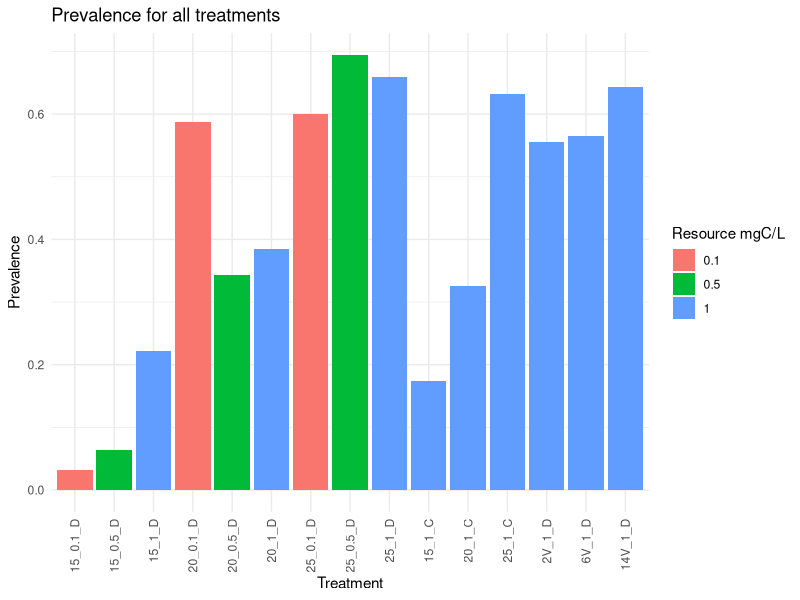
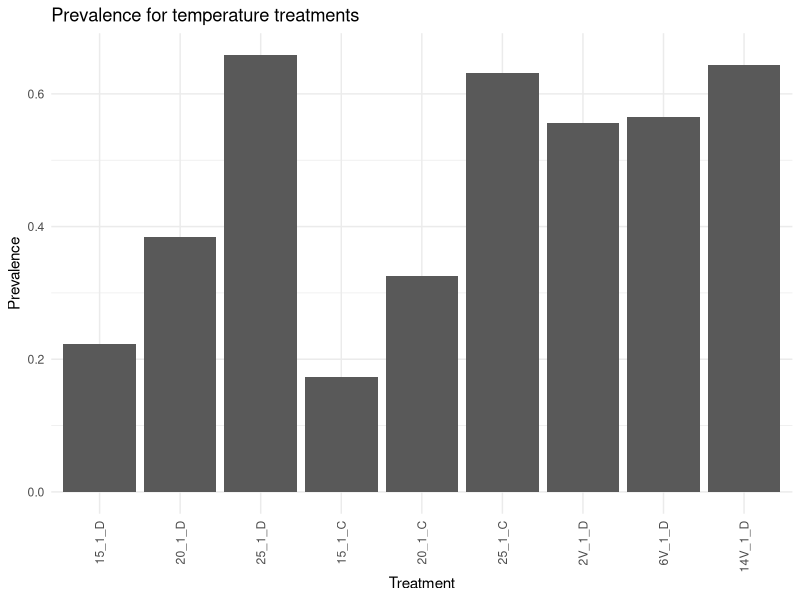
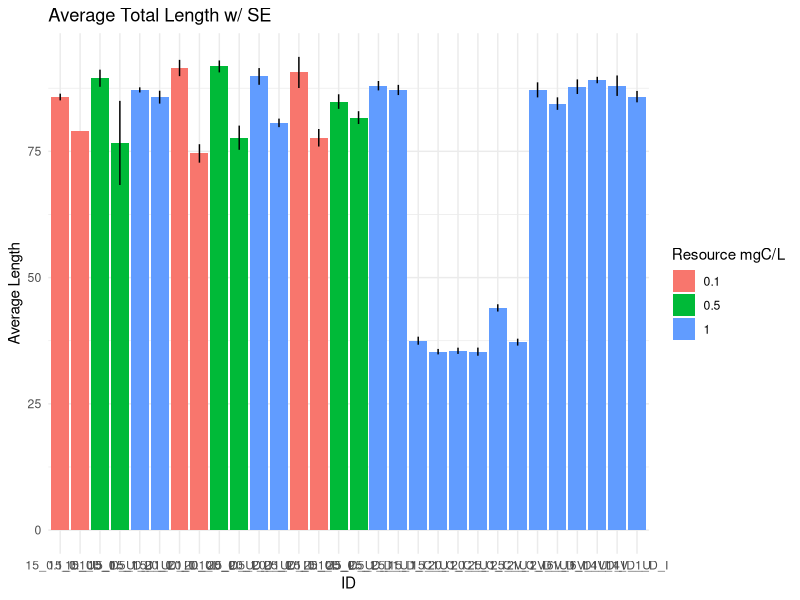
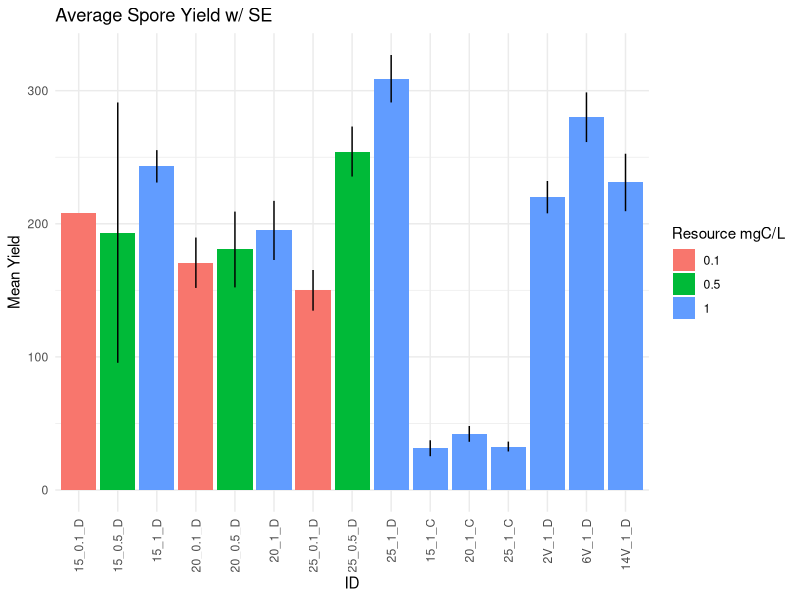
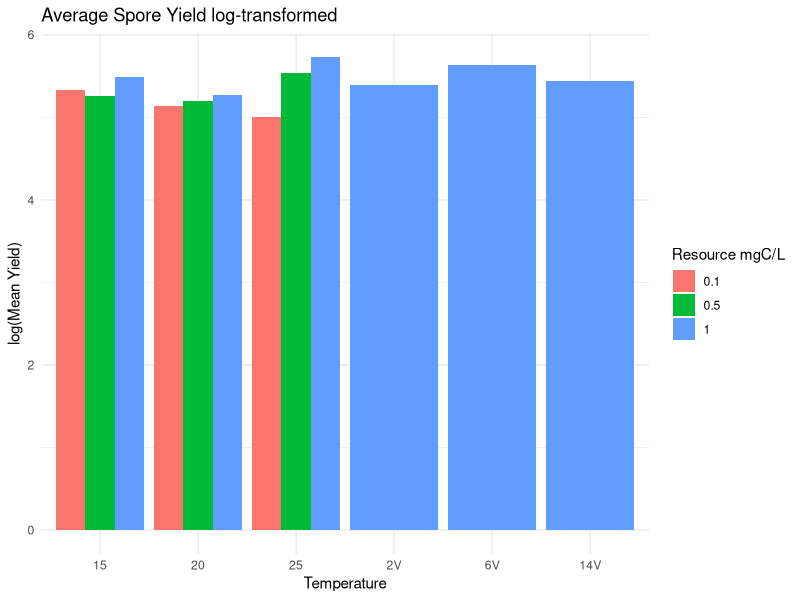
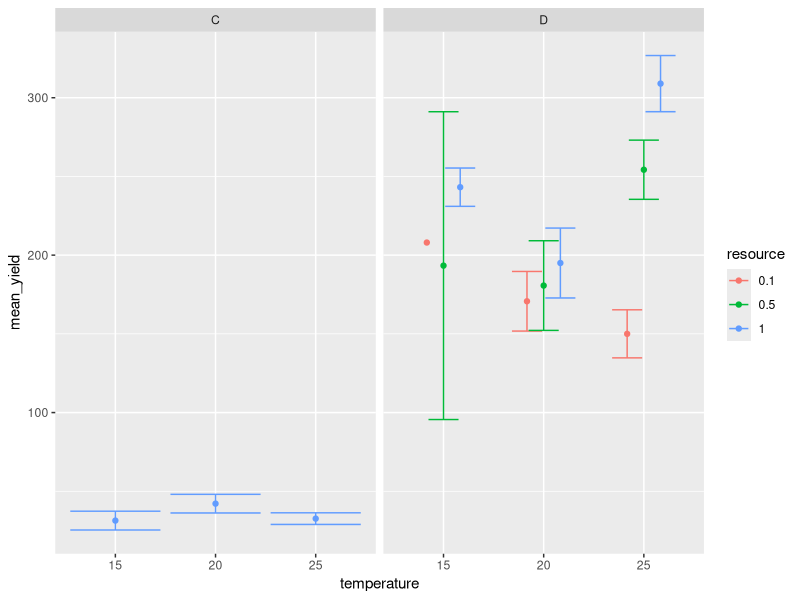
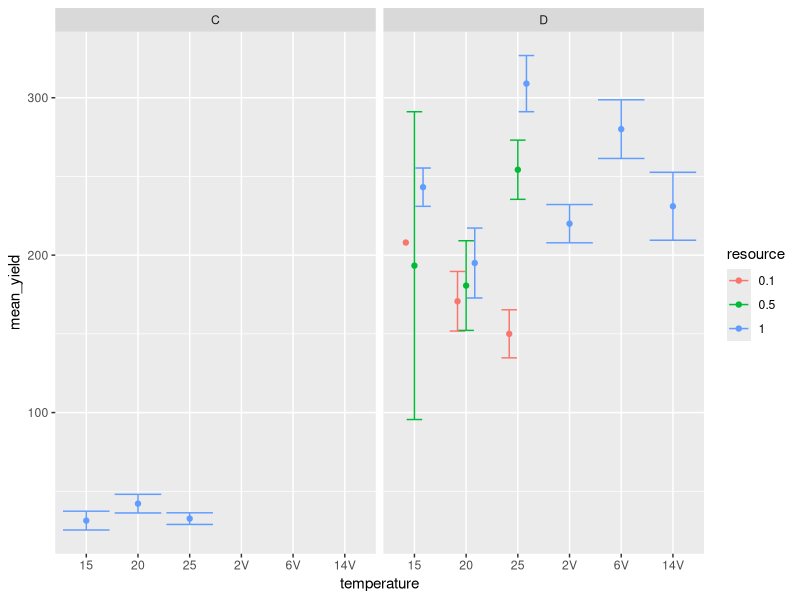
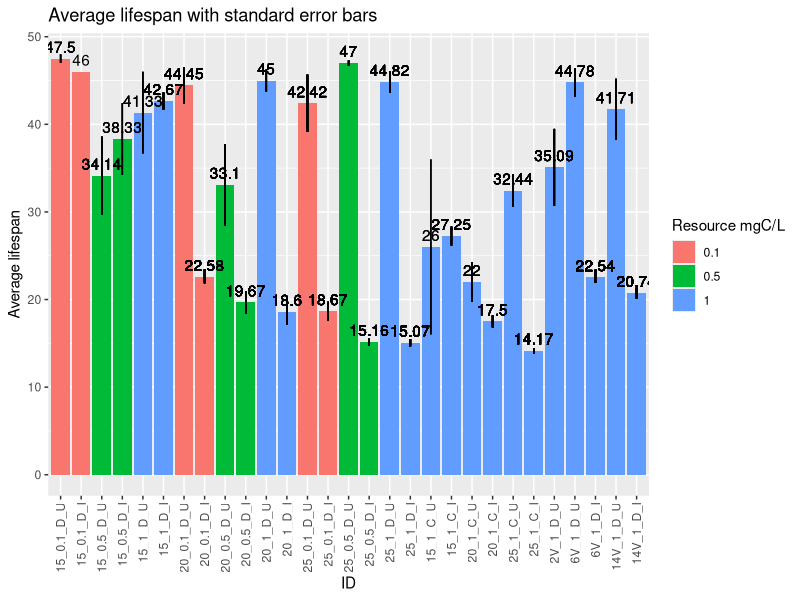

Reproduce these figures in R, in order. (Note: this script raises an error after producing the figures.)
## ---- chunk 1
knitr::opts_chunk$set(echo = TRUE)
knitr::opts_chunk$set(tidy.opts=list(width.cutoff=50),tidy=TRUE)
## ---- chunk 2
library(tidyverse)
library(magrittr)
library(lubridate)
library(ggpubr)
library(here)
## ---- chunk 3
# treatments <- read_csv(here("raw_data/treatments.csv"))
fitness <- read_csv(here("raw_data/main_fitness_data.csv"))
mort <- read_csv(here("raw_data/main_mort_data.csv"))
## ---- chunk 4
const_temp <- c("15", "20", "25")
mort$resource <- as.factor(mort$resource)
fitness$resource <- as.factor(fitness$resource)
## ---- chunk 5
prev_threshold = 3125
## ---- chunk 6

inf_status <- mort %>% select(tube,inf)

mort %<>% filter(!male %in% c(1) & !missing %in% c(1)) %>% select(-c(male,missing))

prevalence <- mort %>% drop_na(inf) #remove observations with NA for infection status

spores <- mort %>% drop_na(inf) %>% mutate(spore_yield = spore_RAW*(spore_water_added+1))
spores %<>% mutate(ID = paste(temp, resource, species,sep = "_"))


mort %<>% mutate(inf_status = ifelse(inf==1, "I", "U")) %>% filter(inf_status %in% c("I","U"))

mort %<>% mutate(ID = paste(temp, resource, species, inf_status,sep = "_"))


newOrder <- c("15_0.1_D_U","15_0.1_D_I","15_0.5_D_U","15_0.5_D_I","15_1_D_U","15_1_D_I",
              "20_0.1_D_U","20_0.1_D_I","20_0.5_D_U","20_0.5_D_I","20_1_D_U","20_1_D_I",
              "25_0.1_D_U","25_0.1_D_I","25_0.5_D_U","25_0.5_D_I","25_1_D_U","25_1_D_I",
              "15_1_C_U","15_1_C_I","20_1_C_U","20_1_C_I","25_1_C_U","25_1_C_I",
              "2V_1_D_U","2V_1_D_I","6V_1_D_U","6V_1_D_I","14V_1_D_U","14V_1_D_I")

mort$ID <- factor(mort$ID, levels = newOrder)

treatment_factors <- mort %>% dplyr::select(ID,temp,resource, species, inf_status)
treatment_factors %<>% rename(.,temperature = temp)
treatment_factors %<>% distinct()
treatment_factors$ID <- factor(treatment_factors$ID, levels = newOrder)
treatment_factors$resource <- as.factor(treatment_factors$resource)



prevalence %<>% mutate(ID = paste(temp, resource, species,sep = "_"))

prevOrder <- c("15_0.1_D","15_0.5_D","15_1_D",
              "20_0.1_D","20_0.5_D","20_1_D",
              "25_0.1_D","25_0.5_D","25_1_D",
              "15_1_C","20_1_C","25_1_C",
              "2V_1_D","6V_1_D","14V_1_D")

prevalence$ID <- factor(prevalence$ID, levels = prevOrder)

prevalence %<>% rename(.,infection_status = inf)

prev_treatment_factors <- prevalence %>% dplyr::select(ID,temp,resource, species)
prev_treatment_factors %<>% rename(.,temperature = temp)
prev_treatment_factors %<>% distinct()
prev_treatment_factors$ID <- factor(prev_treatment_factors$ID, levels = prevOrder)


prevalence %<>% group_by(ID) %>% summarize(n = n(), infected = sum(infection_status), prev = sum(infection_status)/n())
prevalence %<>% left_join(.,prev_treatment_factors)
prevalence %>% ggplot(.,aes(x=as.factor(ID),y=prev, fill=as.factor(resource))) +
  geom_col(position="dodge") + 
  labs(title = "Prevalence for all treatments", fill = "Resource mgC/L", x = "Treatment", y = "Prevalence") + theme_minimal() +
  theme(axis.text.x = element_text(angle = 90, vjust = 0.5, hjust=1))

prevalence %>% filter(resource==1) %>% ggplot(.,aes(x=as.factor(ID),y=prev)) +
  geom_col(position="dodge") + 
  labs(title = "Prevalence for temperature treatments", x = "Treatment", y = "Prevalence") + theme_minimal() +
  theme(axis.text.x = element_text(angle = 90, vjust = 0.5, hjust=1))
## ---- chunk 7
length <- mort %>% group_by(ID) %>% 
  summarize(n=n(), 
            mean_length = mean(length_RAW, na.rm = T), 
            var = var(length_RAW, na.rm = T), 
            se = sqrt(var(length_RAW,na.rm = T)/n()))
length %<>% left_join(.,treatment_factors)
length %>% ggplot(., aes(x=ID, y=mean_length, fill=as.factor(resource))) +
  geom_col(position="dodge") +
  geom_linerange(aes(ymin = mean_length-se, ymax = mean_length+se)) +
  labs(title = "Average Total Length w/ SE", fill = "Resource mgC/L", x = "ID", y="Average Length") + theme_minimal()


## ---- chunk 8

spores %<>% filter(spore_yield>0) %>% group_by(ID) %>% 
  summarize(mean_yield = mean(spore_yield, na.rm=T), 
            # NAs removed but there should be no NAs after the filter
            var = var(spore_yield, na.rm = T), 
            se = sqrt(var(spore_yield, na.rm = T)/n()))
spores %<>% left_join(.,prev_treatment_factors)

spores$ID <- factor(spores$ID, levels = prevOrder)
spores$temperature <- factor(spores$temperature, levels = c("15", "20", "25", "2V", "6V", "14V"))

spores %>% ggplot(., aes(x=ID, y=mean_yield, fill=as.factor(resource))) + 
  geom_col(position="dodge") + 
  geom_linerange(aes(ymin = mean_yield-se, ymax = mean_yield+se)) +
  labs(title = "Average Spore Yield w/ SE", y = "Mean Yield", fill = "Resource mgC/L", x = "ID") + theme_minimal() +
  theme(axis.text.x = element_text(angle = 90, vjust = 0.5, hjust=1))
spores %>% ggplot(., aes(x=as.factor(temperature), y=log(mean_yield), fill=as.factor(resource))) + 
  geom_col(position="dodge") + 
  labs(title = "Average Spore Yield log-transformed", y = "log(Mean Yield)", fill = "Resource mgC/L", x = "Temperature") + theme_minimal()
# mort %>% ggplot(., aes(x=ID, y=spore_yield)) + 
#   geom_boxplot() + 
#   labs(title = "Spore Yield", y = "Spores", x = "ID") + theme_minimal() +
#   theme(axis.text.x = element_text(angle = 90, vjust = 0.5, hjust=1))


spores %>% filter(temperature %in% const_temp) %>%  
  ggplot(., aes(x=temperature, y = mean_yield, group = resource, color = resource)) + 
  geom_point(aes(), position = position_dodge(width = 0.5)) + 
  geom_errorbar(aes(ymin = mean_yield-se, ymax = mean_yield+se), position = position_dodge(width = 0.5)) +
  facet_wrap(vars(species))

spores %>% 
  ggplot(., aes(x=temperature, y = mean_yield, group = resource, color = resource)) + 
  geom_point(aes(), position = position_dodge(width = 0.5)) + 
  geom_errorbar(aes(ymin = mean_yield-se, ymax = mean_yield+se), position = position_dodge(width = 0.5)) +
  facet_wrap(vars(species))


## ---- chunk 9
# spore_prev <- left_join(spores, prevalence)
# spore_prev %<>% mutate(.,potential = mean_yield*prev)
# spore_prev %>% ggplot(.,aes(x=ID, y=potential)) + geom_col()
## ---- chunk 10
lifespan <- mort %>% filter(!removed %in% c(1) & !KBP %in% c(1)) %>% select(-c(removed,KBP))
lifespan %<>% select(ID, mortality_day)
lifespan %<>% mutate(birth_day = "4/5/22")
#mdy(lifespan$birth_date)
lifespan %<>% transmute(ID=ID, birthday=mdy(birth_day), deathday=mdy(mortality_day))
lifespan %<>% mutate(span = deathday - birthday)



lifespan %<>% left_join(.,treatment_factors)


mean_span <- lifespan %>% group_by(ID) %>% summarize(mean_span = mean(span, na.rm=T),
                                                     var = var(span, na.rm = T),
                                                     se = sqrt(var(span, na.rm = T)/n()),
                                                     resource = unique(resource),
                                                     temperature = unique(temperature),
                                                     inf_status = unique(inf_status),
                                                     species = species)

mean_span %<>% filter(ID!="2V_1_D_I")

mean_span$species <- factor(mean_span$species, levels = c("D", "C"))

mean_span %>% ggplot(.,aes(x=ID, y=as.numeric(mean_span), fill=as.factor(resource))) +
  geom_col(position="dodge") + 
  geom_linerange(aes(ymin = mean_span-se, ymax = mean_span+se)) +
  geom_text(aes(label=round(as.numeric(mean_span), digits = 2)), vjust = -0.5) +
  labs(title = "Average lifespan with standard error bars", y = "Average lifespan", fill = "Resource mgC/L") +
  theme(axis.text.x = element_text(angle = 90, vjust = 0.5, hjust=1))

mean_span %>% filter(temperature %in% const_temp) %>%
  ggplot(.,aes(x=temperature, y = as.numeric(mean_span),color = inf_status)) + 
  geom_point(aes(), position = position_dodge(width = 0.5)) + 
  geom_errorbar(aes(ymin = mean_span-se, ymax = mean_span+se), position = position_dodge(width = 0.5)) +
  facet_wrap(. ~ resource + species, nrow=1)


# lifespan %>% drop_na() %>% ggplot(.,aes(x=as.factor(temperature), y = as.numeric(span), fill=as.factor(resource))) + geom_boxplot(position="dodge") + labs(title="avearge lifespan", x="temperature", y ="lifespan")
# 
# lifespan %>% drop_na() %>% ggplot(.,aes(x=ID, y = as.numeric(span), fill=as.factor(resource))) + geom_boxplot(position = "dodge") + 
#   stat_summary(geom="text", fun=quantile, aes(label=sprintf("%1.1f", ..y..), color=factor(ID)), position=position_nudge(y=0.35), size=3.5) + theme_minimal() + guides(color=F) + labs(title = "Host lifespan", y = "days", fill = "Resource mgC/L")
## ---- chunk 11

## ---- chunk 12
# fitness %<>% select(-c(temp:KBP))
# fitness %<>% pivot_longer(.,cols=2:46, names_to = "date", values_to = "fitness")
## ---- chunk 13
# fitness %<>% left_join(.,mort, by="tube")
# fit_by_ID_date <- fitness %>% group_by(ID, tube) %>% summarize(daily_fit = sum(fitness, na.rm = T), ID=ID, n=n()) # removed NAs
# fit_average <- fitness %>% group_by(ID, tube) %>%
#   summarize(n = n(),total_fit = sum(fitness, na.rm = T), mean_fit = mean(total_fit, na.rm = T), var = var(total_fit, na.rm = T), se = sqrt(var(total_fit, na.rm = T)/n())) # remove NAs
# fit_average %<>% left_join(.,treatment_factors)
# 
# fit_average$ID <- factor(fit_average$ID, levels = newOrder)
# 
# fit_average %>% ggplot(., aes(x=ID, y=mean_fit, fill=as.factor(resource))) +
#   geom_col(position="dodge") +
#   geom_linerange(aes(ymin = mean_fit-se, ymax = mean_fit+se)) +
#   labs(title = "Average Total Fitness w/ SE", fill = "Resource mgC/L", x = "ID", y="Average Fitness") + theme_minimal() +
#   theme(axis.text.x = element_text(angle = 90, vjust = 0.5, hjust=1))
## ---- chunk 14
prop_alive <- mort %>% filter(species=="D" & temp %in% const_temp) %>% 
  filter(is.na(removed) & is.na(KBP)) %>%
  group_by(temp, resource) %>%
  summarize(n = n(),
            alive = sum(is.na(mortality_day)))

## ---- chunk 15
prevalence %>% filter(temperature %in% const_temp & species =="D") %>%
  ggplot(.,aes(x=temperature, y = prev, group = resource, color = resource)) +
  geom_point() +
  geom_line()
## ---- chunk 16
spores %>% filter(temperature %in% const_temp) %>%  
  ggplot(., aes(x=temperature, y = mean_yield, group = resource, color = resource)) + 
  geom_point(aes(), position = position_dodge(width = 0.5)) + 
  geom_errorbar(aes(ymin = mean_yield-se, ymax = mean_yield+se), position = position_dodge(width = 0.5)) +
  facet_wrap(vars(species))
## ---- chunk 17
length %>% filter(temperature %in% const_temp & species =="D") %>% 
  ggplot(., aes(x=temperature, y = mean_length, color = inf_status)) + 
  geom_point() + 
  geom_errorbar(aes(ymin = mean_length-se, ymax = mean_length+se)) + 
  facet_wrap(vars(resource))
## ---- chunk 18
mean_span %>% filter(temperature %in% const_temp & species == "D") %>%
  ggplot(.,aes(x=temperature, y = as.numeric(mean_span),color = inf_status)) + 
  geom_point(aes(), position = position_dodge(width = 0.5)) + 
  geom_line(aes(group = interaction(resource, inf_status)), position = position_dodge(width = 0.5)) +
  geom_errorbar(aes(ymin = mean_span-se, ymax = mean_span+se), position = position_dodge(width = 0.5)) +
  facet_wrap(. ~ resource, nrow=1)

mean_span %>% filter(temperature %in% const_temp & resource == 1) %>%
  ggplot(.,aes(x=temperature, y = as.numeric(mean_span),color = species)) + 
  geom_point(aes(), position = position_dodge(width = 0.5)) + 
  geom_line(aes(group = species), position = position_dodge(width = 0.5)) +
  geom_errorbar(aes(ymin = mean_span-se, ymax = mean_span+se), position = position_dodge(width = 0.5)) + 
  facet_wrap(. ~ inf_status, nrow=1)

## ---- chunk 19
day_columns <- c("4/10/22", "4/11/22", "4/12/22", "4/13/22",
                 "4/14/22", "4/15/22", "4/16/22", "4/17/22",
                 "4/18/22", "4/19/22", "4/20/22", "4/21/22",
                 "4/22/22", "4/23/22", "4/24/22", "4/25/22",
                 "4/26/22", "4/27/22", "4/28/22", "4/29/22",
                 "4/30/22", "5/1/22", "5/2/22", "5/3/22",
                 "5/4/22", "5/5/22", "5/6/22", "5/7/22",
                 "5/8/22", "5/9/22", "5/10/22", "5/11/22",
                 "5/12/22", "5/13/22", "5/14/22", "5/15/22",
                 "5/16/22", "5/17/22", "5/18/22", "5/19/22",
                 "5/20/22", "5/21/22", "5/22/22", "5/23/22")
day_columns <- c(which(names(fitness) %in% day_columns))

fecundity <- fitness %>% select(tube, temp, resource, species, male, REMOVED, KBP)

fitness_mat <- fitness %>% select(day_columns)
birth_sums <- rowSums(fitness_mat, na.rm = T)
fecundity$tot_births <- birth_sums

fecundity %<>% left_join(.,inf_status)
# fecundity %<>% inner_join(.,treatment_factors) #this doesn't work. fix it

fecundity %<>% filter(is.na(male) & is.na(REMOVED) & is.na(KBP) & !is.na(inf)) %>% 
  group_by(temp, resource, species, inf) %>% 
  summarize(mean_births = mean(tot_births, na.rm=T),
            var = var(tot_births, na.rm = T),
            se = sqrt(var(tot_births, na.rm = T)/n()))

fecundity$species <- factor(fecundity$species,  levels = c("D", "C"))
## ---- chunk 20
fecundity %>% filter(temp %in% const_temp) %>%
  ggplot(.,aes(x=temp, y = as.numeric(mean_births),color = as.factor(inf))) + 
  geom_point(aes(), position = position_dodge(width = 0.5)) + 
  geom_errorbar(aes(ymin = mean_births-se, ymax = mean_births+se), position = position_dodge(width = 0.5)) +
  facet_wrap(. ~ resource + species, nrow=1)

fecundity %>% filter(temp %in% const_temp & species == "D") %>%
  ggplot(.,aes(x=resource, y = as.numeric(mean_births),color = as.factor(inf))) + 
  geom_point(aes(), position = position_dodge(width = 0.5)) + 
  geom_errorbar(aes(ymin = mean_births-se, ymax = mean_births+se), position = position_dodge(width = 0.5)) +
  facet_wrap(. ~ temp, nrow=1)
## ---- chunk 21
library(rstatix)

lifespan %<>% filter(span>0) #remove after re-downloading data
lifespan %<>% filter(temperature %in% c(15, 20, 25))

lifespan_1 <- lifespan %>% filter(species == "D")

lifespan_lm_1 <- lm(as.numeric(span) ~ temperature * resource * inf_status, data = lifespan_1)

summary(lifespan_lm_1)
ggqqplot(residuals(lifespan_lm_1))

shapiro_test(residuals(lifespan_lm_1))

lifespan$span <- as.numeric(lifespan$span)

lifespan %>% group_by(as.factor(temperature), as.factor(resource)) %>% shapiro_test(span)

lifespan_1 %>% mutate(span = as.numeric(span)) %>% 
  group_by(temperature, resource, inf_status) %>% 
  filter(n() > 2) %>% 
  shapiro_test(span)


lifespan_aov_1 <- aov(span ~ temperature * resource* inf_status, data = lifespan_1)

summary(lifespan_aov_1)


lifespan %>% ggplot(.,aes(span)) + geom_histogram() + facet_wrap(vars(ID))

## ---- chunk 22

lifespan_2 <- lifespan %>% filter(resource == 1)

lifespan_lm_2 <- lm(as.numeric(span) ~ temperature * species * inf_status, data = lifespan_2)

summary(lifespan_lm_2)
ggqqplot(residuals(lifespan_lm_2))

shapiro_test(residuals(lifespan_lm_2))


lifespan_2 %>% mutate(span = as.numeric(span)) %>% 
  group_by(temperature, resource, inf_status) %>% 
  shapiro_test(span)


lifespan_aov_2 <- aov(span ~ temperature * species * inf_status, data = lifespan)

summary(lifespan_aov_2)
## ---- chunk 23
first_repd <- fitness %>% filter(is.na(male)) %>% pivot_longer(.,8:52)
# first_repd_check <- first_repd %>% group_by(tube) %>%
#   summarize(fitness = sum(value, na.rm = T)) %>%
#   filter(fitness>0) %>%
#   ungroup()

first_repd %<>% group_by(tube, temp, resource, species) %>%
  filter(value>0) %>%
  filter(row_number() == 1) %>%
  ungroup()

#first_repd has 625 observations and there were 707 total tubes after removing males
#this means 82 individuals never had babies?

stage_time <- first_repd %>% group_by(temp, resource, species) %>%
  summarize(total = n(), date = name) %>%
  group_by(temp, resource, species, date) %>%
  summarize(n = n(), total = total) %>% 
  distinct()

stage_time %<>% group_by(temp, resource, species) %>% 
  mutate(perc = cumsum(n)/total) %>%
  ungroup()

stage_time %<>% mutate(treatment = paste(temp, resource, species, sep = "_"))

stage_time %>% filter(temp %in% c(15, 20, 25)) %>% ggplot(.,aes(x=date, y=perc, color = resource, shape = species, group = treatment)) +
  geom_point() + 
  geom_line() + 
  facet_grid(rows = vars(temp)) + 
  theme(axis.text.x = element_text(angle = 70, vjust = 0.5, hjust=0.5)) + 
  labs(y = "Percent Adult")

stage_time %>% filter(temp %in% c(20, "2V", "6V", "14V") & species == "D" & resource == 1) %>% ggplot(.,aes(x=date, y=perc, group = treatment)) +
  geom_point() + 
  geom_line() + 
  facet_grid(rows = vars(temp)) + 
  theme(axis.text.x = element_text(angle = 70, vjust = 0.5, hjust=0.5)) + 
  labs(y = "Percent Adult")

stage_time %>% filter(temp %in% c(15, 20, 25))  %>% select(treatment, total) %>% distinct() %>% 
  ggplot(.,aes(x=treatment, y=total)) + geom_col() +
  theme(axis.text.x = element_text(angle = 70, vjust = 0.5, hjust=0.5))

stage_time %>% filter(temp %in% c(20, "2V", "6V", "14V") & species == "D" & resource == 1) %>% select(treatment, total) %>% distinct()  %>% 
  ggplot(.,aes(x=treatment, y=total)) + geom_col() +
  theme(axis.text.x = element_text(angle = 70, vjust = 0.5, hjust=0.5))


## ---- chunk 24
#rmarkdown::render(here('workshop/exploration_main.Rmd'), output_format = "pdf_document",output_file = here("main.pdf"))
